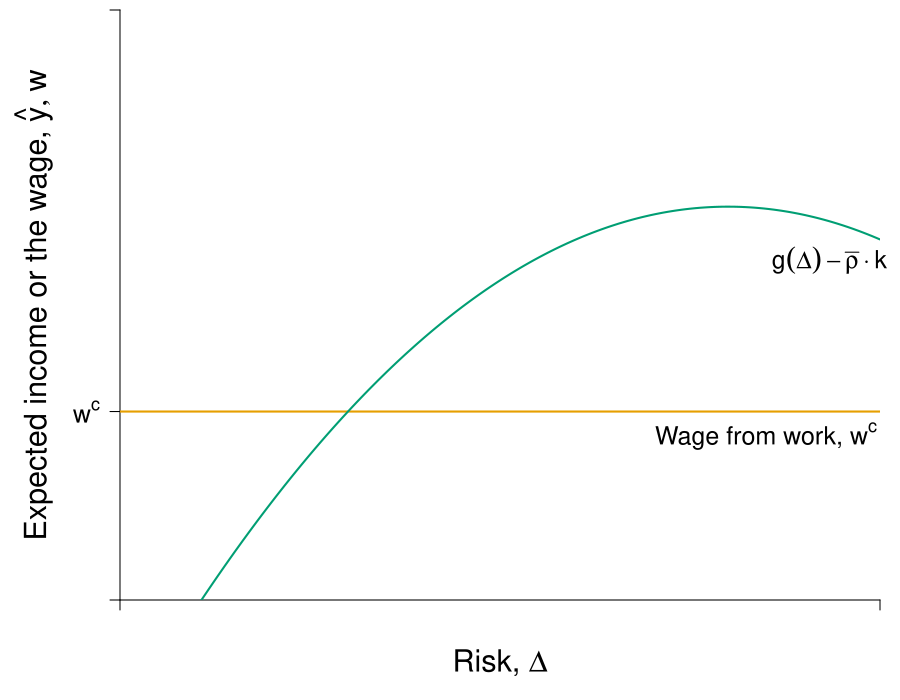

Reproduce this figure in R.
require(shape)
pdf(file = "capitalism/risk_anabeata_problem.pdf", width = 9, height = 7)

#Set parameters for graphics
axislabelsize <- 1.8
labelsize <- 1.5
namesize <- 1.8
annotatesize <- 1.5
graphlinewidth <- 2
segmentlinewidth <- 1.5
a <- c(2, 4, 6)


COL <- c("#7fc97f", "#beaed4", "#fdc086", "#ffff99", "#386cb0", "#f0027f", "#bf5b17", "#666666")
COLA <- c("#e0f3db", "#99d8c9","#66c2a4","#41ae76", "#238b45", "#005824")
COLB <- c("#c6dbef", "#4eb3d3", "#2b8cbe", "#0868ac","#084081")
COLC <- c("#fcfbfd", "#efedf5", "#dadaeb", "#bcbddc", "#9e9ac8", "#807dba", "#6a51a3", "#54278f", "#3f007d")
grays <- gray.colors(25, start = 1, end = 0, alpha = 1)
CBCols <- c("#009E73","#0072B2","#E69F00","#CC79A7", "#F0E442")


par(mar =  c(5, 6, 0.5, 1))
xlims <- c(0, 15)
ylims <- c(0, 18)

riskreturn <- function(g, int1 = 14, int2 = 4, coeff = 1/3){
  int1 - (int2 - (coeff)*g)^2
}

uA <- function(omega, g, slope = 0.5){
  omega + omega*g  - slope*g^2
}

indiffA <- function(g, intercept = 3, slope1 = 0.25, slope2 = 0.12){
  intercept  + slope1*g + slope2*g^2
}

indiffA2 <- function(g, intercept = 3, slope1 = 0.25, slope2 = 0.05){
  intercept  + slope1*g + slope2*g^2
}

#Plot command 
plot(0, 0, xlim = xlims, ylim = ylims, 
     type = "n",
     xlab = expression(paste("")),
     ylab = expression(paste("")), 
     axes = FALSE,
     # xlab = expression(paste("Bob's Payoff, ", u^B)),
     # ylab = expression(paste("Alfredo's Payoff, ", u^A)),
     #xaxt = "n", 
     #yaxt = "n", 
     cex.lab = axislabelsize, 
     bty = "n", 
     xaxs = "i", 
     yaxs = "i"
)


#Customize ticks and labels for the plot
ticksx <- c(0,  xlims[2])
xlabels <- c(NA,  NA)
ticksy <- c(0,  5.75, ylims[2])
ylabels <- c(NA, expression(paste(w^c)), NA)

axis(1, at = ticksx, pos = 0, labels = xlabels, cex.axis = labelsize)
axis(2, at = ticksy, pos = 0, labels = ylabels, las = 1, cex.axis = labelsize)

#Axis labels and draw linear utility function
mtext(expression(paste("Risk, ", Delta)), side = 1, line = 3, cex = axislabelsize)
text(-1.7, 0.5*ylims[2], expression(paste("Expected income or the wage, ", list(hat(y), w))), xpd = TRUE, cex = axislabelsize, srt = 90) 


npts <- 500 
xx1 <- seq(xlims[1], xlims[2], length.out = npts)

#Add points a, b, c and d
# segments(6.3, 0, 6.3, riskreturn(g = 6.3, int1 = 12), lty = 2, col = grays[20], lwd = segmentlinewidth)
# segments(0, riskreturn(g = 6.3, int1 = 12), 6.3, riskreturn(g = 6.3, int1 = 12), lty = 2, col = grays[20], lwd = segmentlinewidth)

#text(5.6 + 0.25, riskreturn(g = 5.6) - 0.3, expression(A), cex = labelsize)
# 


# segments(7.25, 0, 7.25, riskreturn(g = 7.25, int1 = 15) , lty = 2, col = grays[20], lwd = segmentlinewidth)
# segments(0, riskreturn(g = 7.25, int1 = 15) , 7.25, riskreturn(g = 7.25, int1 = 15) , lty = 2, col = grays[20], lwd = segmentlinewidth)
#text(7 + 0.25, riskreturn(g = 7.5, int1 = 15) - 1, expression(B), cex = labelsize)

#Segment for next best wage offer
# segments(0, 5.75, xlims[2], 5.75, lty = 2, col = "gray", lwd = segmentlinewidth)
# 
# 
# points(12, riskreturn(int1 = 15, g = 12), pch = 16, col = "black", cex = 1.5)
# 
# points(12, riskreturn(int1 = 5.7, g = 12), pch = 16, col = "black", cex = 1.5)

#Segment for next best wage offer
segments(0, 5.75, xlims[2], 5.75, lty = 1, col = CBCols[3], lwd = graphlinewidth)

text(12.75, 5, expression(paste("Wage from work, ", w^c)), cex = labelsize)

lines(xx1, riskreturn(xx1, int1 = 12), col = CBCols[1], lwd = graphlinewidth, lty = 1)
#lines(xx1, riskreturn(xx1, int1 = 15), col = CBCols[1], lwd = graphlinewidth, lty = 1)
#lines(xx1, indiffA(xx1, intercept = 4.4), col = COLB[3], lwd = graphlinewidth, lty = 1)
#lines(xx1, indiffA(xx1, intercept = 8), col = COLB[3], lwd = graphlinewidth, lty = 1)
#lines(xx1, indiffA2(xx1, intercept = 3.65, slope2 = 0.08), col = CBCols[2], lwd = graphlinewidth, lty = 1)
#lines(xx1, indiffA2(xx1, intercept = 7.8, slope2 = 0.055), col = CBCols[2], lwd = graphlinewidth, lty = 1)
#lines(xx1, indiffA2(xx1, intercept = 5.75, slope2 = 0.068), col = CBCols[2], lwd = graphlinewidth, lty = 1)

# points
# points(7.25, riskreturn(g = 7.25, int1 = 15) , pch = 16, col = "black", cex = 1.5)
# points(6.3, riskreturn(g = 6.3, int1 = 12), pch = 16, col = "black", cex = 1.5)
# points(0, 5.75, pch = 16, col = "black", cex = 1.5, xpd = TRUE)


#Label risk return schedule
#text(14, riskreturn(g = 14), expression(paste(g(Delta) - rho%.%K) ), cex = labelsize, xpd = TRUE)

text(14, riskreturn(int1 = 12, g = 14)-1.2, expression(paste(g(Delta) - bar(rho)%.%k) ), cex = labelsize, xpd = TRUE)

#Arrows(12.5, riskreturn(int1 = 15, g = 12) - 0.6, 12.5, riskreturn(int1 = 12, g = 12) + 0.5, col = "black", lty = 1, lwd = 2, arr.type = "triangle", arr.lwd = 0.5, code = 3)
#text(11.1, 13.5, expression(paste(bar(rho)%.%K - rho%.%K)), cex = labelsize, xpd = TRUE)
# text(13.5, 9.7, expression(paste(m)), cex = labelsize)

#Label value functions
# text(6.3, riskreturn(int1 = 12, 6.3) + 0.6, expression(a), cex = labelsize)
#text(7.25, riskreturn(int1 = 15, 7.25) + 0.8, expression(a^1), cex = labelsize)
# text(12, 17, expression(u[1]), cex = labelsize)
# text(10.5, 17, expression(u[2]), cex = labelsize)

# text(0.3, 5.75 + 0.5, expression(e), cex = labelsize)


dev.off()
